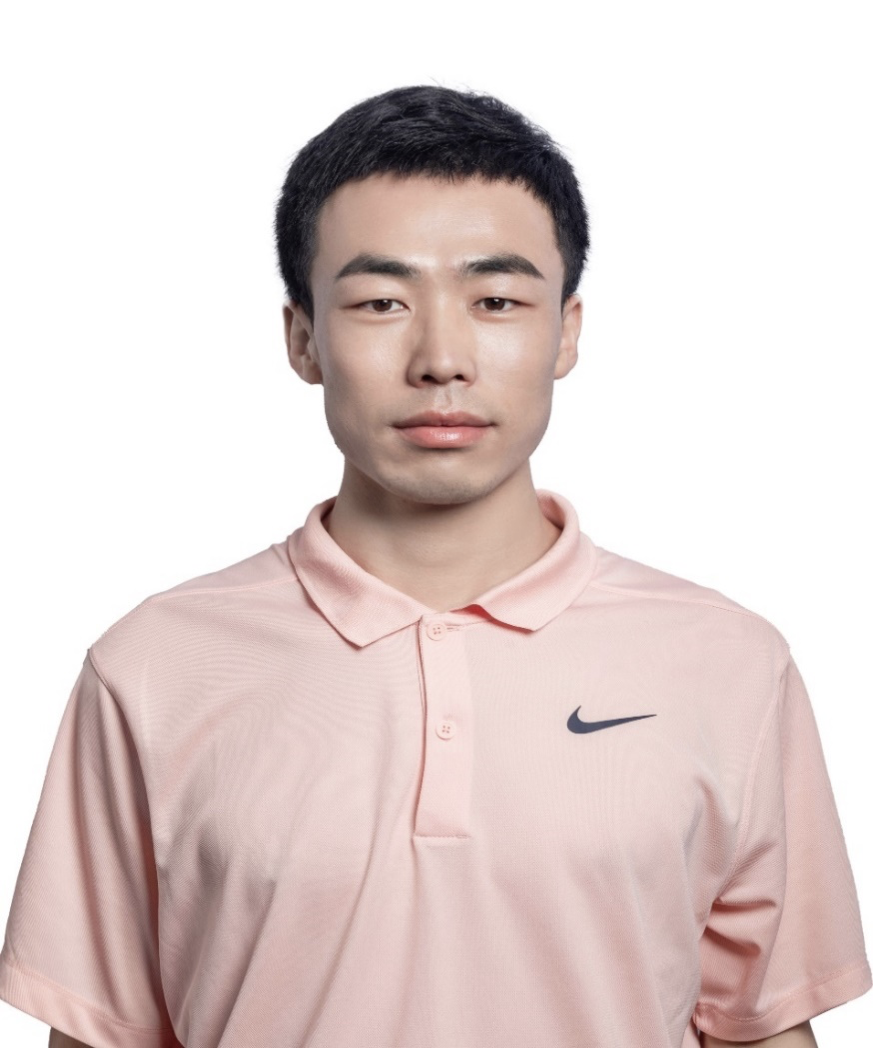
#> input picture Day31-35/my_code/images/20250410-095419.png, 873 x 1048 px; its folder holds only this picture in this run
$ python 31-2.py
#> lines starting #> are read from the running program, lines starting #| are printed output that depends on the picture
"""
并发编程
"""

import glob
import os
import threading
from concurrent.futures import ThreadPoolExecutor

from PIL import Image

PREFIX = "thumbnails"

def generate_thumbnail(infile, size, format='PNG'):
    """生成指定图片的缩略图"""
#> called with infile = 'images/20250410-095419.png', size = (32, 32), format = 'PNG'
    try:
        # 路径处理
        filename = os.path.basename(infile)
        name, ext = os.path.splitext(filename)

        # 输出目录
        os.makedirs(PREFIX, exist_ok = True)
        outfile = os.path.join(PREFIX, f'{name}_{size[0]}_{size[1]}{ext}')

        with Image.open(infile) as img:
#> img is the input picture: PIL image 873x1048 RGBA; mean R, G, B, A 224.6, 210.4, 208.1, 255
            if not (isinstance(size, (tuple, list)) and len(size) == 2):
                raise ValueError("size 参数必须是包含两个整数的元组")

            img.thumbnail(size, Image.Resampling.LANCZOS)
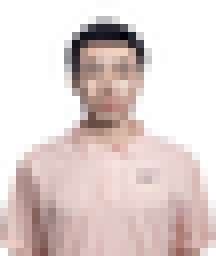
#> img: PIL image 27x32 RGBA (shown 8 times larger); mean R, G, B, A 224.3, 210, 207.7, 255
            img.save(outfile, format=format)

        return True

    except FileNotFoundError:
        print(f"错误：文件{infile}不存在")
        return False
    except Image.UnidentifiedImageError:
        print(f"错误：无法识别的图片格式 - {infile}")
        return False
    except Exception as e:
        print(f"处理文件 {infile} 时发生未知错误：{str(e)}")
        return False


def main():
    """主函数"""
    ## 线程池
    with ThreadPoolExecutor(max_workers=5) as executor:
        tasks = [
            executor.submit(generate_thumbnail, infile, (size, size))
            for infile in glob.glob('images/*.png')
            for size in (32, 64, 128)
        ]
#> call 2 of generate_thumbnail, with infile = 'images/20250410-095419.png', size = (64, 64), format = 'PNG'
#> in generate_thumbnail (call 2), `img.thumbnail(size, Image.Resampling.LANCZOS)`:
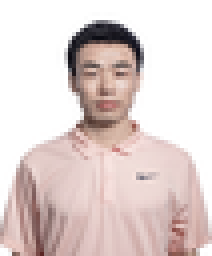
#> img: PIL image 53x64 RGBA (shown 4 times larger); mean R, G, B, A 224.5, 210.2, 207.9, 255
#> call 3 of generate_thumbnail, with infile = 'images/20250410-095419.png', size = (128, 128), format = 'PNG'
#> in generate_thumbnail (call 3), `img.thumbnail(size, Image.Resampling.LANCZOS)`:
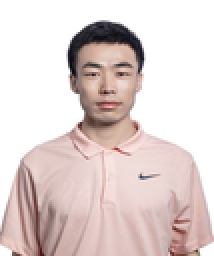
#> img: PIL image 107x128 RGBA (shown 2 times larger); mean R, G, B, A 224.6, 210.4, 208.1, 255


if __name__ == '__main__':
    main()


# 2. 多线程的资源竞争

import threading
import time

from concurrent.futures import ThreadPoolExecutor

class Account(object):
    """银行账户"""

    def __init__(self):
        self.balance = 0.0
        self.lock = threading.Lock()

    def deposit(self, money):
        """通过锁保护临界资源"""
        with self.lock:
            new_balance = self.balance + money
            time.sleep(0.001)
            self.balance = new_balance

def main():
    account = Account()
    futures = []
    # 创建线程池
    with ThreadPoolExecutor(max_workers=10) as executor:

        for _ in range(100):
            future = executor.submit(account.deposit, 1)
            futures.append(future)

    for future in futures:
        future.result()  # 等待所有任务执行完成

    print(account.balance)


if __name__ == '__main__':
    main()


# 3. 多线程的资源竞争与调度

"""
1. 多个线程竞争一个资源：保护临界资源 - 锁（Lock/RLock）
2. 多个线程竞争多个资源（线程数 > 资源数）- 信号量（Semaphore）
3. 多个线程的调度：暂停线程执行/唤醒等待中的线程 - Condition
"""

from concurrent.futures import ThreadPoolExecutor
from random import randint
from time import sleep

from threading import RLock, Condition

class Account:
    def __init__(self, balance):
        self.balance = balance
        self.lock = RLock()
        self.condition = Condition(self.lock)

    def withdraw(self, money):
        """取钱"""
        with self.condition:
            while money > self.balance:    # 余额不足时等待
                # self.condition.wait()    # 释放锁并等待通知
                got_fund = self.condition.wait_for(lambda: self.balance >= money, timeout=10)
                if not got_fund:
                    raise TimeoutError("取款超时：余额不足")

            self.balance -= money

        # 把耗时模拟移到锁外
        sleep(0.001)

    def deposit(self, money):
        """存钱"""
        with self.condition:
            self.balance += money
            self.condition.notify_all()

        sleep(0.001)

def add_money_worker(account):
    for _ in range(6):
        money = randint(5, 10)
        with account.condition:
            account.deposit(money)
            print(threading.current_thread().name,
                ':', money, '======>', account.balance)

        sleep(0.5)

def sub_money_worker(account):
    for _ in range(3):
        money = randint(10, 30)
        with account.condition:
            account.withdraw(money)
            print(threading.current_thread().name,
                ':', money, '<======', account.balance)

        sleep(0.5)

def main():
    account = Account(10)
    futures = []
    with ThreadPoolExecutor(max_workers=15) as executor:
        for _ in range(10):    # 10 个线程存钱
            futures.append(executor.submit(add_money_worker, account))

        for _ in range(5):    # 5 个线程取钱
            futures.append(executor.submit(sub_money_worker,account))

        for future in futures:
            future.result()  # 等待所有任务完成

if __name__ == '__main__':
    main()


# 4. 多进程

"""
多进程和进程池的使用
多线程因为 GIL(全局解释器锁) 的存在不能够充分发挥 CPU 的多核能力，尤其在计算密集型的任务中。

"""

import concurrent.futures
import math

PRIMES = [
    1116281,
    1297337,
    104395303,
    472882027,
    533000389,
    817504243,
    982451653,
    112272535095293,
    112582705942171,
    112272535095293,
    115280095190773,
    115797848077099,
    1099726899285419
] * 5

def is_prime(n):
    """判断素数"""

    if n % 2 == 0:
        return False

    sqrt_n = int(math.floor(math.sqrt(n)))
    for i in range(3, sqrt_n + 1, 2):
        if n % i == 0:
            return False

    return True

def main():
    """主函数"""
    with concurrent.futures.ProcessPoolExecutor() as executor:
        for number, prime in zip(PRIMES, executor.map(is_prime, PRIMES)):
            print('%d is prime: %s' % (number, prime))


if __name__ == '__main__':
#> (the run stopped early here; a loop or call above may not have finished)
